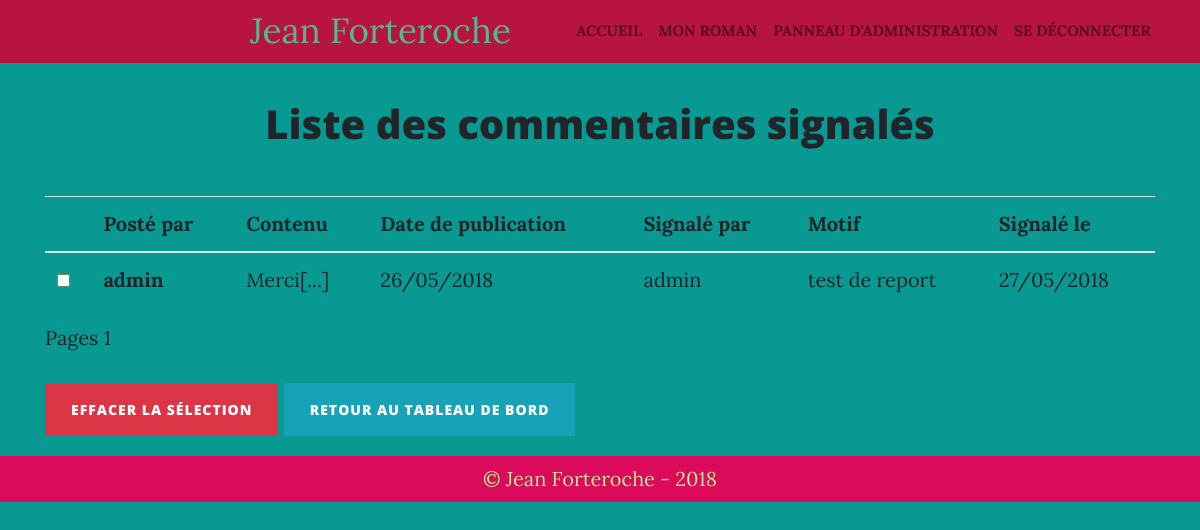
/index.php?access=admin&interface=reported_comments (signed in), run on the app's committed database.
### tables this page shows
CREATE TABLE `reported_comments` (
  `comment_id` int(11) NOT NULL,
  `report_date` datetime NOT NULL,
  `reported_by` varchar(255) NOT NULL,
  `reason` varchar(255) NOT NULL
);

CREATE TABLE `comments` (
  `id` int(11) NOT NULL,
  `author` varchar(255) NOT NULL,
  `comment` text NOT NULL,
  `comment_date` datetime NOT NULL,
  `post_id` int(11) NOT NULL
);

### App/Models/CommentManager.php (called while the page is built, shortened)
<?php
class CommentManager extends Manager
{
	public function getNumberOfReportedComments()
	{
		$db = $this->dbConnect();
		$query = $db->query('SELECT * from reported_comments');
		$numberOfReportedComments = $query->rowCount();
		return $numberOfReportedComments;
	}
	public function getReportedComments($depart, $reportedCommentsPerPage)
	{
		$db = $this->dbConnect();
		$query = $db->prepare('SELECT *, LEFT(comments.comment, 30) as comment_excerpt,
		DATE_FORMAT(comments.comment_date, \'%d/%m/%Y\') as comment_date,
		DATE_FORMAT(reported_comments.report_date, \'%d/%m/%Y \') as report_date
		FROM reported_comments
		INNER JOIN comments
		ON reported_comments.comment_id = comments.id
		LIMIT :depart, :reportedCommentsPerPage');
		$query->bindValue(':depart', $depart, PDO::PARAM_INT);
		$query->bindValue(':reportedCommentsPerPage', $reportedCommentsPerPage, PDO::PARAM_INT);
		$query->execute();
		return $query;
	}
}

### App/Views/backend/listReportedCommentsView.php (the view, shortened to what this page needs)
	<div class="container">
		<div class="row">
			<div class="col-12">
				<h1 class="text-center">Liste des commentaires signalés</h1>
				<table class="table mt-5">
					<thead>
						<tr>
							<th scope="col"></th>
							<th scope="col">Posté par</th>
							<th scope="col">Contenu</th>
							<th scope="col">Date de publication</th>
							<th scope="col" class="background-purple">Signalé par </th>
							<th scope="col" class="background-purple">Motif </th>
							<th scope="col" class="background-purple">Signalé le</th>
						</tr>
					</thead>
					<tbody>
						<form method="POST" action="index.php?access=admin&interface=delete_reported_comment">
						<?php
						while($data = $query->fetch())
						{
							?>
							<tr>
								<td scope="row"><input type="checkbox" name="checked_comment_id[]" value="<?= $data['id']; ?>"></td>
								<th scope="row"><?= $data['author']?></th>
								<td scope="row"><?= $data['comment_excerpt']?><a href="index.php?action=comment&id=<?= $data['comment_id']; ?>">[...]</a></td>
								<td scope="row"><?= $data['comment_date']?></td>
								<td scope="row"><?= $data['reported_by']?></td>
								<td scope="row"><?= $data['reason']?></td>
								<td scope="row"><?= $data['report_date']?></td>
							</tr>
							<?php
						}
						?>
					</tbody>
				</table>
				<p class="mt-3">Pages <?php
					for ($i=1; $i <= $nombreDePages; $i++) {
						if($i == $pageCourante)
						{
							echo $i;
						}
						else
						{
							?>
						<a href="index.php?access=admin&interface=reported_comments&page=<?= $i ?>"><?= $i ?></a>
						<?php
						}
					}
					?>
				</p>
						<input type="submit" value="Effacer la sélection" class="btn btn-danger">
					<a class="btn btn-info" href="index.php?access=admin&interface=dashboard">Retour au Tableau de bord</a>
			</div>
		</div>
	</div>
	<?php
	require('templateAdmin.php');
?>

### public/css/styles.css (style rules this page uses)
body { font-size: 20px; color: #212529; font-family: 'Lora', 'Times New Roman', serif; background-color: #079992; }
p { line-height: 1.5; margin: 30px 0; }
h1, h2, h3, h4, h5, h6 { font-weight: 800; font-family: 'Open Sans', 'Helvetica Neue', Helvetica, Arial, sans-serif; }
a { color: #212529; -webkit-transition: all 0.2s; -moz-transition: all 0.2s; transition: all 0.2s; }
.btn { font-size: 14px; font-weight: 800; padding: 15px 25px; letter-spacing: 1px; text-transform: uppercase; border-radius: 0; font-family: 'Open Sans', 'Helvetica Neue', Helvetica, Arial, sans-serif; }

### data on the page
reported_comments: comments.author "admin", comment_excerpt "Merci", comment_date "26/05/2018", reported_by "admin", reason "test de report", report_date "27/05/2018"
